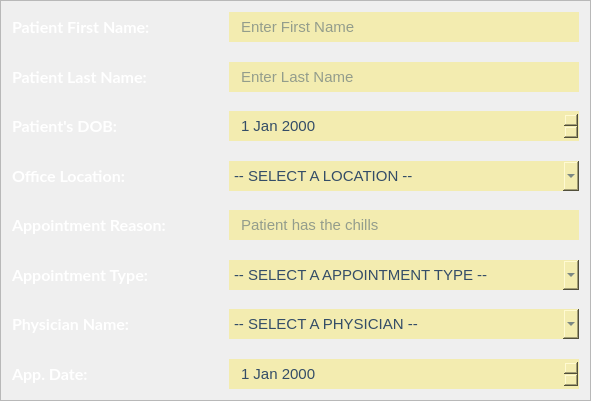
       <widget class="QFrame" name="InputsInnerFrame">
        <property name="geometry">
         <rect>
          <x>100</x>
          <y>160</y>
          <width>591</width>
          <height>401</height>
         </rect>
        </property>
        <property name="frameShape">
         <enum>QFrame::StyledPanel</enum>
        </property>
        <property name="frameShadow">
         <enum>QFrame::Raised</enum>
        </property>
        <layout class="QVBoxLayout" name="verticalLayout_3">
         <item>
          <layout class="QVBoxLayout" name="InputsInnerVLayout">
           <item>
            <layout class="QHBoxLayout" name="InputsRowHLayout_1">
             <item>
              <widget class="QLabel" name="Label_PatientFirstName_SA">
               <property name="minimumSize">
                <size>
                 <width>0</width>
                 <height>0</height>
                </size>
               </property>
               <property name="maximumSize">
                <size>
                 <width>16777215</width>
                 <height>16777215</height>
                </size>
               </property>
               <property name="font">
                <font>
                 <family>Lato</family>
                 <pointsize>12</pointsize>
                 <weight>75</weight>
                 <bold>true</bold>
                </font>
               </property>
               <property name="styleSheet">
                <string notr="true">QLabel {
	color: white;
}</string>
               </property>
               <property name="text">
                <string>Patient First Name:</string>
               </property>
              </widget>
             </item>
             <item>
              <spacer name="horizontalSpacer_2">
               <property name="orientation">
                <enum>Qt::Horizontal</enum>
               </property>
               <property name="sizeHint" stdset="0">
                <size>
                 <width>40</width>
                 <height>20</height>
                </size>
               </property>
              </spacer>
             </item>
             <item>
              <widget class="QLineEdit" name="LineEdit_PatientFirstName_SA">
               <property name="minimumSize">
                <size>
                 <width>350</width>
                 <height>30</height>
                </size>
               </property>
               <property name="maximumSize">
                <size>
                 <width>350</width>
                 <height>40</height>
                </size>
               </property>
               <property name="font">
                <font>
                 <family>MS Shell Dlg 2</family>
                 <pointsize>11</pointsize>
                </font>
               </property>
               <property name="styleSheet">
                <string notr="true">QLineEdit {
	border-image: none;
    border: none;
	background-color: #F3ECB0;
	color: #344D67;
	font-family: &quot;MS Shell Dlg 2&quot;;
	font-size: 11;
	padding-left: 10px;
	
}</string>
               </property>
               <property name="text">
                <string/>
               </property>
               <property name="alignment">
                <set>Qt::AlignLeading|Qt::AlignLeft|Qt::AlignVCenter</set>
               </property>
               <property name="placeholderText">
                <string>Enter First Name</string>
               </property>
              </widget>
             </item>
            </layout>
           </item>
           <item>
            <spacer name="verticalSpacer">
             <property name="orientation">
              <enum>Qt::Vertical</enum>
             </property>
             <property name="sizeHint" stdset="0">
              <size>
               <width>20</width>
               <height>40</height>
              </size>
             </property>
            </spacer>
           </item>
           <item>
            <layout class="QHBoxLayout" name="InputsRowHLayout_2">
             <item>
              <layout class="QHBoxLayout" name="Layout_PatientLastName_2">
               <item>
                <widget class="QLabel" name="Label_PatientLastName_SA">
                 <property name="font">
                  <font>
                   <family>Lato</family>
                   <pointsize>12</pointsize>
                   <weight>75</weight>
                   <bold>true</bold>
                  </font>
                 </property>
                 <property name="styleSheet">
                  <string notr="true">QLabel {
	color: white;
}</string>
                 </property>
                 <property name="text">
                  <string>Patient Last Name:</string>
                 </property>
                </widget>
               </item>
               <item>
                <spacer name="horizontalSpacer">
                 <property name="orientation">
                  <enum>Qt::Horizontal</enum>
                 </property>
                 <property name="sizeHint" stdset="0">
                  <size>
                   <width>40</width>
                   <height>20</height>
                  </size>
                 </property>
                </spacer>
               </item>
               <item>
                <widget class="QLineEdit" name="LineEdit_PatientLastName_SA">
                 <property name="minimumSize">
                  <size>
                   <width>350</width>
                   <height>30</height>
                  </size>
                 </property>
                 <property name="maximumSize">
                  <size>
                   <width>350</width>
                   <height>40</height>
                  </size>
                 </property>
                 <property name="font">
                  <font>
                   <family>MS Shell Dlg 2</family>
                   <pointsize>11</pointsize>
                  </font>
                 </property>
                 <property name="styleSheet">
                  <string notr="true">QLineEdit {
	border-image: none;
    border: none;
	background-color: #F3ECB0;
	color: #344D67;
	font-family: &quot;MS Shell Dlg 2&quot;;
	font-size: 11;
	padding-left: 10px;
	
}</string>
                 </property>
                 <property name="text">
                  <string/>
                 </property>
                 <property name="placeholderText">
                  <string>Enter Last Name</string>
                 </property>
                </widget>
               </item>
              </layout>
             </item>
            </layout>
           </item>
           <item>
            <spacer name="verticalSpacer_2">
             <property name="orientation">
              <enum>Qt::Vertical</enum>
             </property>
             <property name="sizeHint" stdset="0">
              <size>
               <width>20</width>
               <height>40</height>
              </size>
             </property>
            </spacer>
           </item>
           <item>
            <layout class="QHBoxLayout" name="InputsRowHLayout_3">
             <item>
              <layout class="QHBoxLayout" name="Layout_DOB_2">
               <item>
                <widget class="QLabel" name="Label_DOB_SA">
                 <property name="font">
                  <font>
                   <family>Lato</family>
                   <pointsize>12</pointsize>
                   <weight>75</weight>
                   <bold>true</bold>
                  </font>
                 </property>
                 <property name="styleSheet">
                  <string notr="true">QLabel {
	color: white;
}</string>
                 </property>
                 <property name="text">
                  <string>Patient's DOB:</string>
                 </property>
                </widget>
               </item>
               <item>
                <spacer name="horizontalSpacer_3">
                 <property name="orientation">
                  <enum>Qt::Horizontal</enum>
                 </property>
                 <property name="sizeHint" stdset="0">
                  <size>
                   <width>40</width>
                   <height>20</height>
                  </size>
                 </property>
                </spacer>
               </item>
               <item>
                <widget class="QDateEdit" name="dateEdit_DOB_SA">
                 <property name="minimumSize">
                  <size>
                   <width>350</width>
                   <height>30</height>
                  </size>
                 </property>
                 <property name="maximumSize">
                  <size>
                   <width>350</width>
                   <height>40</height>
                  </size>
                 </property>
                 <property name="font">
                  <font>
                   <family>MS Shell Dlg 2</family>
                   <pointsize>11</pointsize>
                  </font>
                 </property>
                 <property name="cursor">
                  <cursorShape>PointingHandCursor</cursorShape>
                 </property>
                 <property name="styleSheet">
                  <string notr="true">QDateEdit {
	border-image: none;
    border: none;
	background-color: #F3ECB0;
	color: #344D67;
	font-family: &quot;MS Shell Dlg 2&quot;;
	font-size: 11;
	padding-left: 10px;
	
}

/** 
	QDateEdit QAbstractItemView:enabled {
	color: black;
	background-color: ghostwhite;
	selection-background-color: rgb(0, 177, 171);
	selection-color: white;
}

QCalendarWidget QTableView QLabel {
	color: white;
}
*/</string>
                 </property>
                 <property name="calendarPopup">
                  <bool>false</bool>
                 </property>
                </widget>
               </item>
              </layout>
             </item>
            </layout>
           </item>
           <item>
            <spacer name="verticalSpacer_7">
             <property name="orientation">
              <enum>Qt::Vertical</enum>
             </property>
             <property name="sizeHint" stdset="0">
              <size>
               <width>20</width>
               <height>40</height>
              </size>
             </property>
            </spacer>
           </item>
           <item>
            <layout class="QHBoxLayout" name="InputsRowHLayout_10">
             <item>
              <widget class="QLabel" name="Label_OfficeLocation_SA">
               <property name="minimumSize">
                <size>
                 <width>140</width>
                 <height>0</height>
                </size>
               </property>
               <property name="maximumSize">
                <size>
                 <width>16777215</width>
                 <height>16777215</height>
                </size>
               </property>
               <property name="font">
                <font>
                 <family>Lato</family>
                 <pointsize>12</pointsize>
                 <weight>75</weight>
                 <bold>true</bold>
                </font>
               </property>
               <property name="styleSheet">
                <string notr="true">QLabel {
	color: white;
}</string>
               </property>
               <property name="text">
                <string>Office Location:</string>
               </property>
              </widget>
             </item>
             <item>
              <spacer name="horizontalSpacer_10">
               <property name="orientation">
                <enum>Qt::Horizontal</enum>
               </property>
               <property name="sizeHint" stdset="0">
                <size>
                 <width>40</width>
                 <height>20</height>
                </size>
               </property>
              </spacer>
             </item>
             <item>
              <widget class="QComboBox" name="ComboBox_OfficeLocations_SA">
               <property name="minimumSize">
                <size>
                 <width>350</width>
                 <height>30</height>
                </size>
               </property>
               <property name="maximumSize">
                <size>
                 <width>350</width>
                 <height>40</height>
                </size>
               </property>
               <property name="font">
                <font>
                 <family>MS Shell Dlg 2</family>
                 <pointsize>11</pointsize>
                </font>
               </property>
               <property name="cursor">
                <cursorShape>PointingHandCursor</cursorShape>
               </property>
               <property name="styleSheet">
                <string notr="true">QComboBox {	
	border-image: none;
    border: none;
	background-color: #F3ECB0;
	color: #344D67;
	font-family: &quot;MS Shell Dlg 2&quot;;
	font-size: 11;
}</string>
               </property>
               <item>
                <property name="text">
                 <string>-- SELECT A LOCATION --</string>
                </property>
               </item>
              </widget>
             </item>
            </layout>
           </item>
           <item>
            <spacer name="verticalSpacer_3">
             <property name="orientation">
              <enum>Qt::Vertical</enum>
             </property>
             <property name="sizeHint" stdset="0">
              <size>
               <width>20</width>
               <height>40</height>
              </size>
             </property>
            </spacer>
           </item>
           <item>
            <layout class="QHBoxLayout" name="InputsRowHLayout_4">
             <item>
              <widget class="QLabel" name="Label_AppointmentReason_SA">
               <property name="font">
                <font>
                 <family>Lato</family>
                 <pointsize>12</pointsize>
                 <weight>75</weight>
                 <bold>true</bold>
                </font>
               </property>
               <property name="styleSheet">
                <string notr="true">QLabel {
	color: white;
}</string>
               </property>
               <property name="text">
                <string>Appointment Reason:</string>
               </property>
              </widget>
             </item>
             <item>
              <spacer name="horizontalSpacer_4">
               <property name="orientation">
                <enum>Qt::Horizontal</enum>
               </property>
               <property name="sizeHint" stdset="0">
                <size>
                 <width>40</width>
                 <height>20</height>
                </size>
               </property>
              </spacer>
             </item>
             <item>
              <widget class="QLineEdit" name="LineEdit_AppointmentReason_SA">
               <property name="minimumSize">
                <size>
                 <width>350</width>
                 <height>30</height>
                </size>
               </property>
               <property name="maximumSize">
                <size>
                 <width>350</width>
                 <height>40</height>
                </size>
               </property>
               <property name="font">
                <font>
                 <family>MS Shell Dlg 2</family>
                 <pointsize>11</pointsize>
                </font>
               </property>
               <property name="styleSheet">
                <string notr="true">QLineEdit {
	border-image: none;
    border: none;
	background-color: #F3ECB0;
	color: #344D67;
	font-family: &quot;MS Shell Dlg 2&quot;;
	font-size: 11;
	padding-left: 10px;
	
}</string>
               </property>
               <property name="placeholderText">
                <string>Patient has the chills</string>
               </property>
              </widget>
             </item>
            </layout>
           </item>
           <item>
            <spacer name="verticalSpacer_6">
             <property name="orientation">
              <enum>Qt::Vertical</enum>
             </property>
             <property name="sizeHint" stdset="0">
              <size>
               <width>20</width>
               <height>40</height>
              </size>
             </property>
            </spacer>
           </item>
           <item>
            <layout class="QHBoxLayout" name="InputsRowHLayout_9">
             <item>
              <widget class="QLabel" name="Label_AppointmentType_SA">
               <property name="minimumSize">
                <size>
                 <width>0</width>
                 <height>0</height>
                </size>
               </property>
               <property name="maximumSize">
                <size>
                 <width>16777215</width>
                 <height>16777215</height>
                </size>
               </property>
               <property name="font">
                <font>
                 <family>Lato</family>
                 <pointsize>12</pointsize>
                 <weight>75</weight>
                 <bold>true</bold>
                </font>
               </property>
               <property name="styleSheet">
                <string notr="true">QLabel {
	color: white;
}</string>
               </property>
               <property name="text">
                <string>Appointment Type:</string>
               </property>
              </widget>
             </item>
             <item>
              <spacer name="horizontalSpacer_9">
               <property name="orientation">
                <enum>Qt::Horizontal</enum>
               </property>
               <property name="sizeHint" stdset="0">
                <size>
                 <width>40</width>
                 <height>20</height>
                </size>
               </property>
              </spacer>
             </item>
             <item>
              <widget class="QComboBox" name="ComboBox_AppointmentTypes_SA">
               <property name="minimumSize">
                <size>
                 <width>350</width>
                 <height>30</height>
                </size>
               </property>
               <property name="maximumSize">
                <size>
                 <width>350</width>
                 <height>40</height>
                </size>
               </property>
               <property name="font">
                <font>
                 <family>MS Shell Dlg 2</family>
                 <pointsize>11</pointsize>
                </font>
               </property>
               <property name="cursor">
                <cursorShape>PointingHandCursor</cursorShape>
               </property>
               <property name="styleSheet">
                <string notr="true">QComboBox {	
	border-image: none;
    border: none;
	background-color: #F3ECB0;
	color: #344D67;
	font-family: &quot;MS Shell Dlg 2&quot;;
	font-size: 11;
}</string>
               </property>
               <item>
                <property name="text">
                 <string>-- SELECT A APPOINTMENT TYPE --</string>
                </property>
               </item>
              </widget>
             </item>
            </layout>
           </item>
           <item>
            <spacer name="verticalSpacer_4">
             <property name="orientation">
              <enum>Qt::Vertical</enum>
             </property>
             <property name="sizeHint" stdset="0">
              <size>
               <width>20</width>
               <height>40</height>
              </size>
             </property>
            </spacer>
           </item>
           <item>
            <layout class="QHBoxLayout" name="InputsRowHLayout_11"/>
           </item>
           <item>
            <layout class="QHBoxLayout" name="InputsRowHLayout_6">
             <item>
              <widget class="QLabel" name="Label_PhysicianName_SA">
               <property name="minimumSize">
                <size>
                 <width>140</width>
                 <height>0</height>
                </size>
               </property>
               <property name="maximumSize">
                <size>
                 <width>16777215</width>
                 <height>16777215</height>
                </size>
               </property>
               <property name="font">
                <font>
                 <family>Lato</family>
                 <pointsize>12</pointsize>
                 <weight>75</weight>
                 <bold>true</bold>
                </font>
               </property>
               <property name="styleSheet">
                <string notr="true">QLabel {
	color: white;
}</string>
               </property>
               <property name="text">
                <string>Physician Name:</string>
               </property>
              </widget>
             </item>
             <item>
              <spacer name="horizontalSpacer_6">
               <property name="orientation">
                <enum>Qt::Horizontal</enum>
               </property>
               <property name="sizeHint" stdset="0">
                <size>
                 <width>40</width>
                 <height>20</height>
                </size>
               </property>
              </spacer>
             </item>
             <item>
              <widget class="QComboBox" name="ComboBox_PhysicianNames_SA">
               <property name="minimumSize">
                <size>
                 <width>350</width>
                 <height>30</height>
                </size>
               </property>
               <property name="maximumSize">
                <size>
                 <width>350</width>
                 <height>40</height>
                </size>
               </property>
               <property name="font">
                <font>
                 <family>MS Shell Dlg 2</family>
                 <pointsize>11</pointsize>
                </font>
               </property>
               <property name="cursor">
                <cursorShape>PointingHandCursor</cursorShape>
               </property>
               <property name="styleSheet">
                <string notr="true">QComboBox {	
	border-image: none;
    border: none;
	background-color: #F3ECB0;
	color: #344D67;
	font-family: &quot;MS Shell Dlg 2&quot;;
	font-size: 11;
}</string>
               </property>
               <item>
                <property name="text">
                 <string>-- SELECT A PHYSICIAN --</string>
                </property>
               </item>
              </widget>
             </item>
            </layout>
           </item>
           <item>
            <spacer name="verticalSpacer_8">
             <property name="orientation">
              <enum>Qt::Vertical</enum>
             </property>
             <property name="sizeHint" stdset="0">
              <size>
               <width>20</width>
               <height>40</height>
              </size>
             </property>
            </spacer>
           </item>
           <item>
            <layout class="QHBoxLayout" name="InputsRowHLayout_5">
             <item>
              <widget class="QLabel" name="Label_AppDate_SA">
               <property name="font">
                <font>
                 <family>Lato</family>
                 <pointsize>12</pointsize>
                 <weight>75</weight>
                 <bold>true</bold>
                </font>
               </property>
               <property name="styleSheet">
                <string notr="true">QLabel {
	color: white;
}</string>
               </property>
               <property name="text">
                <string>App. Date:</string>
               </property>
              </widget>
             </item>
             <item>
              <spacer name="horizontalSpacer_5">
               <property name="orientation">
                <enum>Qt::Horizontal</enum>
               </property>
               <property name="sizeHint" stdset="0">
                <size>
                 <width>40</width>
                 <height>20</height>
                </size>
               </property>
              </spacer>
             </item>
             <item>
              <widget class="QDateEdit" name="DateEdit_AppDate_SA">
               <property name="minimumSize">
                <size>
                 <width>350</width>
                 <height>30</height>
                </size>
               </property>
               <property name="font">
                <font>
                 <family>MS Shell Dlg 2</family>
                 <pointsize>11</pointsize>
                </font>
               </property>
               <property name="styleSheet">
                <string notr="true">QDateEdit {
	border-image: none;
    border: none;
	background-color: #F3ECB0;
	color: #344D67;
	font-family: &quot;MS Shell Dlg 2&quot;;
	font-size: 11;	
	padding-left: 10px;
	
}</string>
               </property>
              </widget>
             </item>
            </layout>
           </item>
          </layout>
         </item>
        </layout>
       </widget>
